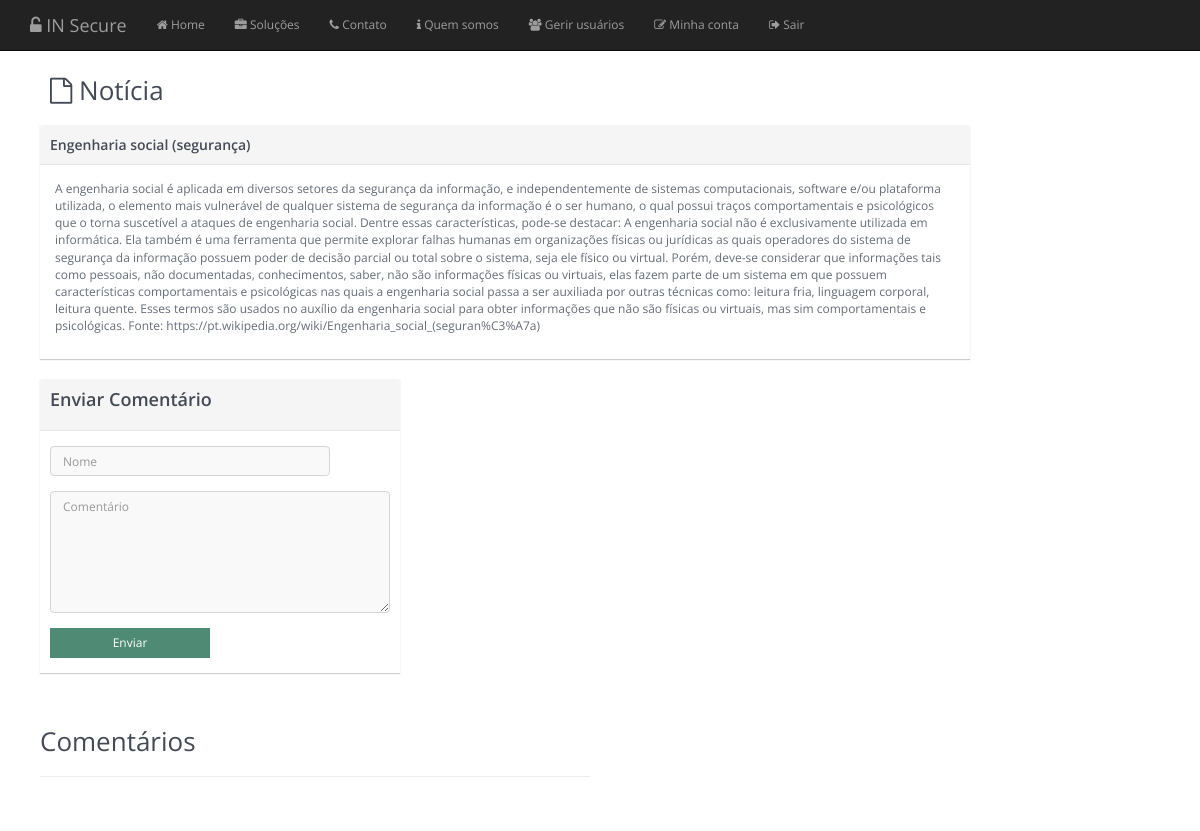
Screenshot of /app/noticia.php?id=3 (signed in) with the database file from the repository.
### tables this page shows
CREATE TABLE `noticia` (
  `id` int(11) NOT NULL,
  `titulo` varchar(255) NOT NULL,
  `texto` mediumtext NOT NULL,
  `autor` varchar(255) NOT NULL
);

### app/noticia.php (the view, shortened to what this page needs)
<?php
include 'header.php';
require_once 'connection.php';
@$id = $_GET['id'];
if($id != null){
	$query = mysqli_query($link, "select * from noticia where id = $id");
	$noticia = mysqli_fetch_assoc($query);
}
if($noticia != ''){
?>
<div class='container'>
	<div class="row">
		<div class="col-md-10" id="news" >
			<div class="page-title">
				<h2>
					<span class="fa fa-file-o"></span> Notícia
				</h2>
			</div>
			<div class="panel panel-default">
				<div class="panel-heading">
			        <div class="panel-title-box">
			           <h3><?=$noticia['titulo']?></h3>
			        </div>
			    </div>
				<div class="panel-body">
					<p><?=$noticia['texto'];?></p>
				</div>
			</div>
		</div>
	</div>
	<div class="row">
		<div class="col-md-4" id="news" >
			<div class="panel panel-default" >
			    <div class="panel-heading">
			       <h3>
						Enviar Comentário
					</h3>
			    </div>
			    <div class="panel-body ">
					<form action="incluir.php" class="form-horizontal" method="post">
						<div class="form-group">
							<div class="col-md-10">
								<input type="text" class="form-control" name='nome' placeholder="Nome"/>
							</div>
						</div>
						<div class="form-group">
							<div class="col-md-12">
								<textarea class="form-control" name='comentario' placeholder="Comentário" rows='6'></textarea>
							</div>
						</div>
						<div class="form-group">
							<div class="col-xs-6">
								<button class="btn btn-info btn-block">Enviar</button>
							</div>
						</div>
					</form>
			    </div>
			</div>
		</div>
	</div>
	<br><br>
	<div class="row">
		<div class="col-md-6" >
			<h2>Comentários</h2>
			<hr>
			<br><br>
		</div>
	</div>
</div>
<?php
}

### rows the page displays
noticia: titulo "Engenharia social (segurança)", texto "A engenharia social é aplicada em diversos setores da segurança da informação, e independentemente de sistemas computacionais, software e/ou plataforma utilizada, o elemento mais vulnerável de qualquer sistema de segurança da informação é o ser humano, o qual possui traços comportamentais e psicológicos que o torna suscetível a ataques de engenharia social. Dentre essas características, pode-se destacar: A engenharia social não é exclusivamente utilizada em informática. Ela também é uma ferramenta que permite explorar falhas humanas em organizações físicas ou jurídicas as quais operadores do sistema de segurança da informação possuem poder de decisão parcial ou total sobre o sistema, seja…"
